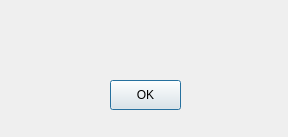
<?xml version="1.0" encoding="UTF-8"?>
<ui version="4.0">
 <class>Dialog</class>
 <widget class="QDialog" name="Dialog">
  <property name="geometry">
   <rect>
    <x>0</x>
    <y>0</y>
    <width>288</width>
    <height>137</height>
   </rect>
  </property>
  <property name="minimumSize">
   <size>
    <width>288</width>
    <height>137</height>
   </size>
  </property>
  <property name="maximumSize">
   <size>
    <width>288</width>
    <height>137</height>
   </size>
  </property>
  <property name="windowTitle">
   <string>Hidalgo Trading Bot</string>
  </property>
  <property name="windowIcon">
   <iconset>
    <normaloff>icono.ico</normaloff>icono.ico</iconset>
  </property>
  <widget class="QPushButton" name="pbtn">
   <property name="geometry">
    <rect>
     <x>110</x>
     <y>80</y>
     <width>71</width>
     <height>30</height>
    </rect>
   </property>
   <property name="text">
    <string>OK</string>
   </property>
  </widget>
  <widget class="QLabel" name="lbl">
   <property name="geometry">
    <rect>
     <x>10</x>
     <y>10</y>
     <width>265</width>
     <height>51</height>
    </rect>
   </property>
   <property name="text">
    <string/>
   </property>
   <property name="alignment">
    <set>Qt::AlignCenter</set>
   </property>
  </widget>
 </widget>
 <resources/>
 <connections/>
</ui>
